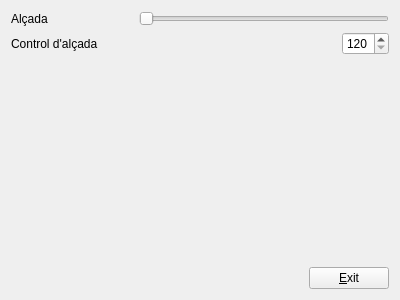
<?xml version="1.0" encoding="UTF-8"?>
<ui version="4.0">
 <class>MyForm</class>
 <widget class="QWidget" name="MyForm">
  <property name="geometry">
   <rect>
    <x>0</x>
    <y>0</y>
    <width>400</width>
    <height>300</height>
   </rect>
  </property>
  <property name="windowTitle">
   <string>Form</string>
  </property>
  <layout class="QVBoxLayout" name="verticalLayout_2">
   <item>
    <layout class="QHBoxLayout" name="horizontalLayout">
     <item>
      <widget class="QLabel" name="label">
       <property name="text">
        <string>Alçada</string>
       </property>
      </widget>
     </item>
     <item>
      <widget class="QSlider" name="horizontalSlider">
       <property name="sizePolicy">
        <sizepolicy hsizetype="Expanding" vsizetype="Fixed">
         <horstretch>0</horstretch>
         <verstretch>0</verstretch>
        </sizepolicy>
       </property>
       <property name="maximumSize">
        <size>
         <width>250</width>
         <height>23</height>
        </size>
       </property>
       <property name="minimum">
        <number>120</number>
       </property>
       <property name="maximum">
        <number>220</number>
       </property>
       <property name="singleStep">
        <number>0</number>
       </property>
       <property name="orientation">
        <enum>Qt::Horizontal</enum>
       </property>
      </widget>
     </item>
    </layout>
   </item>
   <item>
    <layout class="QHBoxLayout" name="horizontalLayout_2">
     <item>
      <widget class="QLabel" name="label_2">
       <property name="text">
        <string>Control d'alçada</string>
       </property>
      </widget>
     </item>
     <item>
      <spacer name="horizontalSpacer_2">
       <property name="orientation">
        <enum>Qt::Horizontal</enum>
       </property>
       <property name="sizeHint" stdset="0">
        <size>
         <width>40</width>
         <height>20</height>
        </size>
       </property>
      </spacer>
     </item>
     <item>
      <widget class="QSpinBox" name="spinBox">
       <property name="sizePolicy">
        <sizepolicy hsizetype="Fixed" vsizetype="Fixed">
         <horstretch>0</horstretch>
         <verstretch>0</verstretch>
        </sizepolicy>
       </property>
       <property name="minimum">
        <number>120</number>
       </property>
       <property name="maximum">
        <number>220</number>
       </property>
      </widget>
     </item>
    </layout>
   </item>
   <item>
    <layout class="QHBoxLayout" name="horizontalLayout_3">
     <item>
      <spacer name="horizontalSpacer">
       <property name="orientation">
        <enum>Qt::Horizontal</enum>
       </property>
       <property name="sizeHint" stdset="0">
        <size>
         <width>40</width>
         <height>20</height>
        </size>
       </property>
      </spacer>
     </item>
     <item>
      <layout class="QVBoxLayout" name="verticalLayout">
       <item>
        <spacer name="verticalSpacer">
         <property name="orientation">
          <enum>Qt::Vertical</enum>
         </property>
         <property name="sizeHint" stdset="0">
          <size>
           <width>20</width>
           <height>40</height>
          </size>
         </property>
        </spacer>
       </item>
       <item>
        <widget class="QPushButton" name="pushButton">
         <property name="text">
          <string>&amp;Exit</string>
         </property>
         <property name="shortcut">
          <string>Ctrl+Y</string>
         </property>
        </widget>
       </item>
      </layout>
     </item>
    </layout>
   </item>
  </layout>
 </widget>
 <resources/>
 <connections>
  <connection>
   <sender>horizontalSlider</sender>
   <signal>valueChanged(int)</signal>
   <receiver>spinBox</receiver>
   <slot>setValue(int)</slot>
   <hints>
    <hint type="sourcelabel">
     <x>296</x>
     <y>34</y>
    </hint>
    <hint type="destinationlabel">
     <x>259</x>
     <y>81</y>
    </hint>
   </hints>
  </connection>
  <connection>
   <sender>spinBox</sender>
   <signal>valueChanged(int)</signal>
   <receiver>horizontalSlider</receiver>
   <slot>setValue(int)</slot>
   <hints>
    <hint type="sourcelabel">
     <x>237</x>
     <y>79</y>
    </hint>
    <hint type="destinationlabel">
     <x>324</x>
     <y>35</y>
    </hint>
   </hints>
  </connection>
  <connection>
   <sender>pushButton</sender>
   <signal>clicked()</signal>
   <receiver>MyForm</receiver>
   <slot>close()</slot>
   <hints>
    <hint type="sourcelabel">
     <x>302</x>
     <y>256</y>
    </hint>
    <hint type="destinationlabel">
     <x>364</x>
     <y>278</y>
    </hint>
   </hints>
  </connection>
 </connections>
</ui>
